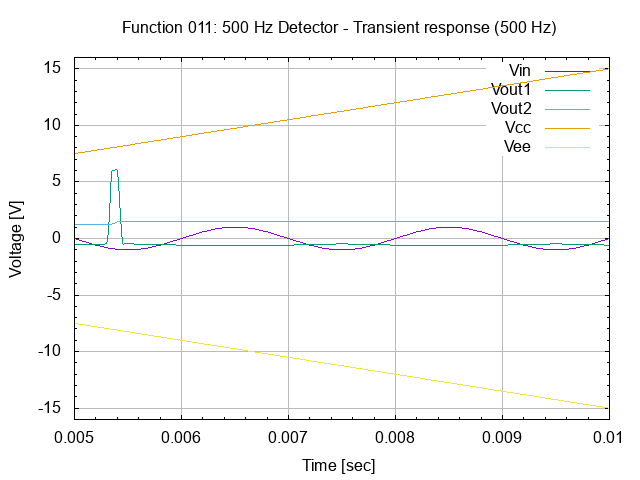

The script that saved this image:
# setup terminal
set term png

# setup graph
set output "26.011.00.01.01.04.png"
set title "Function 011: 500 Hz Detector - Transient response (500 Hz)"

# setup Y-axis
set yrange [-16:16]
set grid ytics lt 1 lw 1 lc rgb "#bbbbbb"
set mytics
set ylabel "Voltage [V]"

# setup X-axis
set grid xtics lt 1 lw 1 lc rgb "#bbbbbb"
set mxtics
set xrange [0.005:0.01]
set xlabel "Time [sec]"

# setup plot style
set style data lines
plot '26.011.00.01.01.dat' using 1:2 title "Vin", \
     '26.011.00.01.01.dat' using 1:3 title "Vout1", \
     '26.011.00.01.01.dat' using 1:4 title "Vout2", \
     '26.011.00.01.01.dat' using 1:5 title "Vcc", \
     '26.011.00.01.01.dat' using 1:6 title "Vee"

# set output back to default
set output

# reset terminal type
set terminal pop
